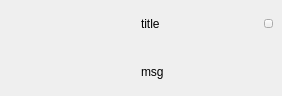
<?xml version="1.0" encoding="UTF-8"?>
<ui version="4.0">
 <class>BalloonTooltip</class>
 <widget class="QWidget" name="BalloonTooltip">
  <property name="geometry">
   <rect>
    <x>0</x>
    <y>0</y>
    <width>282</width>
    <height>96</height>
   </rect>
  </property>
  <property name="sizePolicy">
   <sizepolicy hsizetype="Preferred" vsizetype="Preferred">
    <horstretch>0</horstretch>
    <verstretch>0</verstretch>
   </sizepolicy>
  </property>
  <property name="minimumSize">
   <size>
    <width>0</width>
    <height>0</height>
   </size>
  </property>
  <property name="maximumSize">
   <size>
    <width>320</width>
    <height>100</height>
   </size>
  </property>
  <property name="windowTitle">
   <string>Form</string>
  </property>
  <layout class="QHBoxLayout" name="horizontalLayout_7">
   <property name="spacing">
    <number>0</number>
   </property>
   <property name="sizeConstraint">
    <enum>QLayout::SetDefaultConstraint</enum>
   </property>
   <property name="leftMargin">
    <number>0</number>
   </property>
   <property name="topMargin">
    <number>0</number>
   </property>
   <property name="rightMargin">
    <number>0</number>
   </property>
   <property name="bottomMargin">
    <number>0</number>
   </property>
   <item>
    <widget class="QFrame" name="pointFrame">
     <property name="lineWidth">
      <number>0</number>
     </property>
     <layout class="QVBoxLayout" name="verticalLayout_2">
      <property name="spacing">
       <number>0</number>
      </property>
      <property name="leftMargin">
       <number>0</number>
      </property>
      <property name="topMargin">
       <number>0</number>
      </property>
      <property name="rightMargin">
       <number>0</number>
      </property>
      <property name="bottomMargin">
       <number>0</number>
      </property>
      <item>
       <widget class="QFrame" name="pointHeightFrame">
        <property name="frameShape">
         <enum>QFrame::NoFrame</enum>
        </property>
        <property name="frameShadow">
         <enum>QFrame::Raised</enum>
        </property>
        <property name="lineWidth">
         <number>0</number>
        </property>
       </widget>
      </item>
      <item>
       <widget class="QLabel" name="tooltipPoint">
        <property name="minimumSize">
         <size>
          <width>0</width>
          <height>0</height>
         </size>
        </property>
        <property name="maximumSize">
         <size>
          <width>5</width>
          <height>9</height>
         </size>
        </property>
        <property name="lineWidth">
         <number>0</number>
        </property>
        <property name="text">
         <string/>
        </property>
       </widget>
      </item>
     </layout>
    </widget>
   </item>
   <item>
    <widget class="QWidget" name="balloonWidget" native="true">
     <property name="minimumSize">
      <size>
       <width>0</width>
       <height>0</height>
      </size>
     </property>
     <layout class="QVBoxLayout" name="verticalLayout">
      <property name="spacing">
       <number>0</number>
      </property>
      <property name="leftMargin">
       <number>0</number>
      </property>
      <property name="topMargin">
       <number>0</number>
      </property>
      <property name="rightMargin">
       <number>0</number>
      </property>
      <property name="bottomMargin">
       <number>0</number>
      </property>
      <item>
       <widget class="QWidget" name="titleWidget" native="true">
        <property name="minimumSize">
         <size>
          <width>0</width>
          <height>0</height>
         </size>
        </property>
        <property name="maximumSize">
         <size>
          <width>16777215</width>
          <height>16777215</height>
         </size>
        </property>
        <layout class="QHBoxLayout" name="horizontalLayout_2">
         <property name="spacing">
          <number>0</number>
         </property>
         <property name="leftMargin">
          <number>0</number>
         </property>
         <property name="topMargin">
          <number>0</number>
         </property>
         <property name="rightMargin">
          <number>9</number>
         </property>
         <property name="bottomMargin">
          <number>0</number>
         </property>
         <item>
          <widget class="QLabel" name="titleLabel">
           <property name="text">
            <string>title</string>
           </property>
          </widget>
         </item>
         <item>
          <spacer name="horizontalSpacer">
           <property name="orientation">
            <enum>Qt::Horizontal</enum>
           </property>
           <property name="sizeType">
            <enum>QSizePolicy::Preferred</enum>
           </property>
           <property name="sizeHint" stdset="0">
            <size>
             <width>0</width>
             <height>0</height>
            </size>
           </property>
          </spacer>
         </item>
         <item>
          <widget class="QPushButton" name="closeBtn">
           <property name="maximumSize">
            <size>
             <width>9</width>
             <height>9</height>
            </size>
           </property>
           <property name="text">
            <string/>
           </property>
           <property name="iconSize">
            <size>
             <width>9</width>
             <height>9</height>
            </size>
           </property>
          </widget>
         </item>
        </layout>
       </widget>
      </item>
      <item>
       <widget class="QWidget" name="msgWidget" native="true">
        <layout class="QHBoxLayout" name="horizontalLayout">
         <property name="spacing">
          <number>0</number>
         </property>
         <property name="leftMargin">
          <number>0</number>
         </property>
         <property name="topMargin">
          <number>0</number>
         </property>
         <property name="rightMargin">
          <number>0</number>
         </property>
         <property name="bottomMargin">
          <number>0</number>
         </property>
         <item>
          <widget class="QLabel" name="msgLabel">
           <property name="text">
            <string>msg</string>
           </property>
          </widget>
         </item>
        </layout>
       </widget>
      </item>
     </layout>
    </widget>
   </item>
  </layout>
 </widget>
 <resources/>
 <connections/>
</ui>
